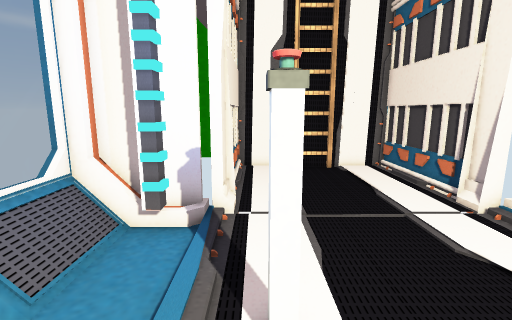
View 1 (above)

22 first-person views from a walk through a 3-D level made in the Unity game engine. The camera is 1.5 m above the floor, tilts 10° down and sees 85° across. Doors are open. The floor is counted in squares, 0.45 m on a side. Each view is taken from the middle of a square. On the plan, view 1 faces up. The plan holds only what a view shows up to about 20 squares ahead; the rest is blank. The place goes on beyond the plan. The player is left out. Some surface patterns are stand-ins.

View 2
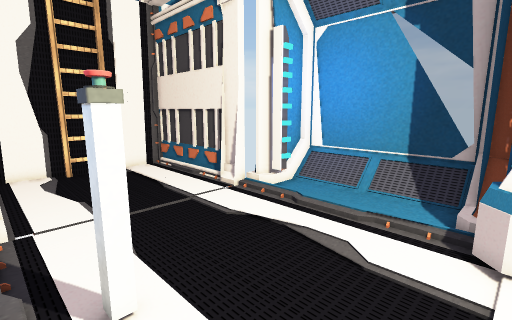

View 3
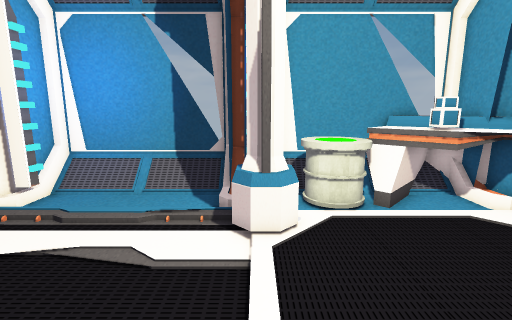

View 4
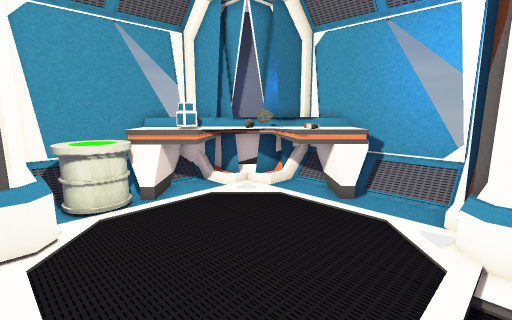

View 5
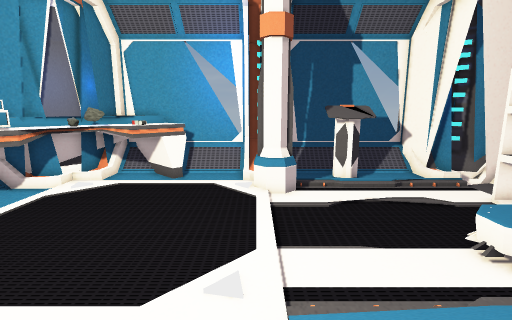

View 6
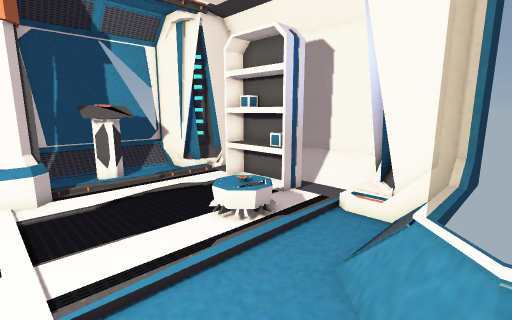

View 7
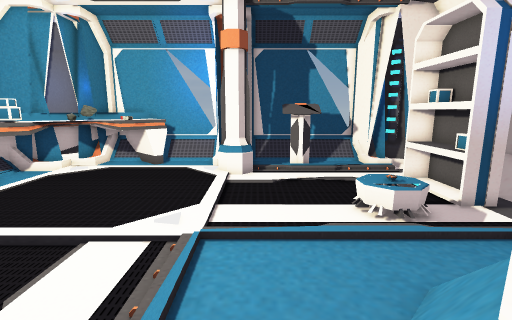

View 8
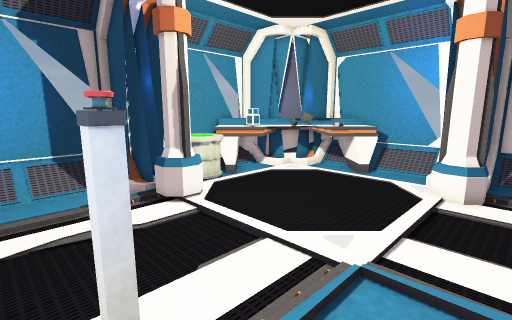

View 9
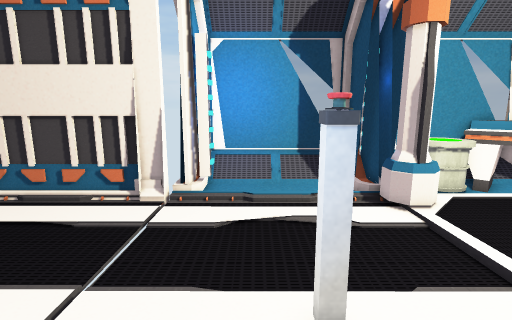

View 10
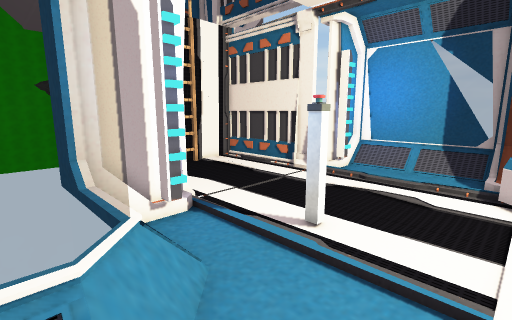

View 11
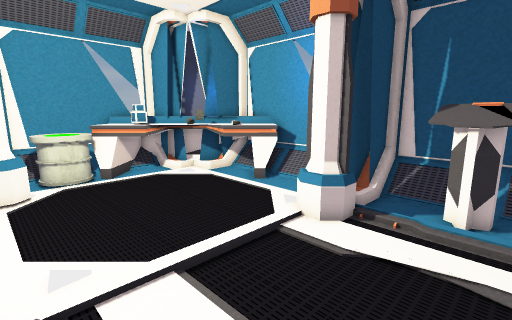

View 12
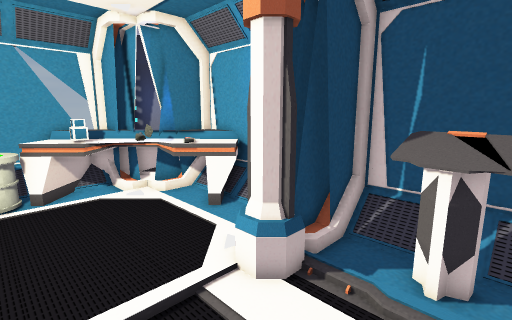

View 13
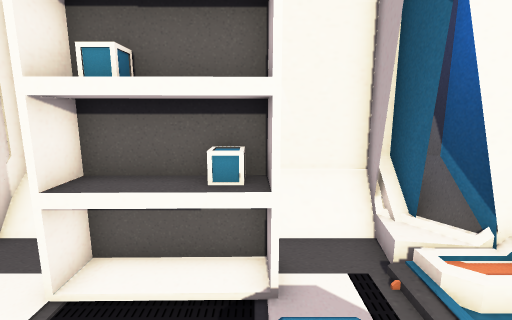

View 14
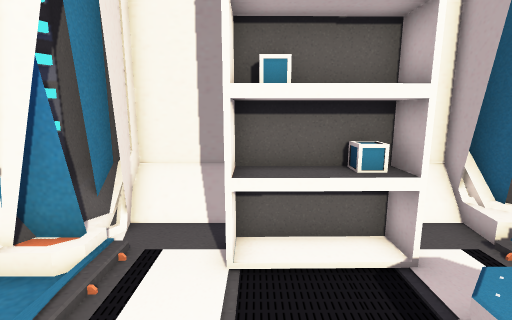

View 15
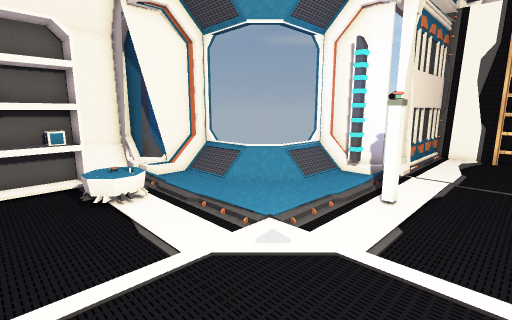

View 16
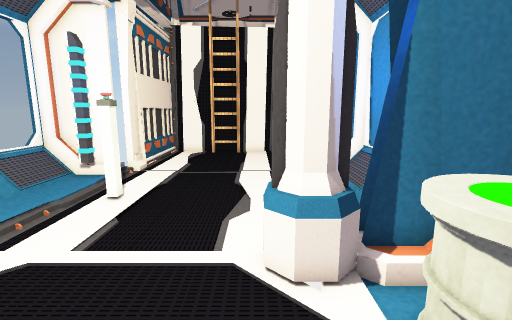

View 17
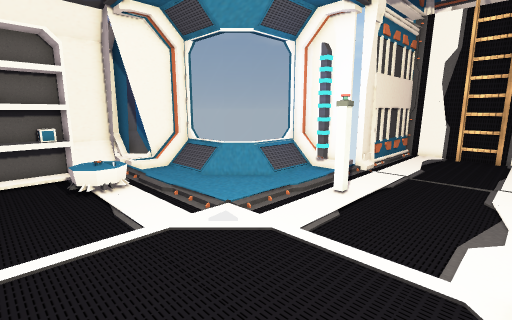

View 18
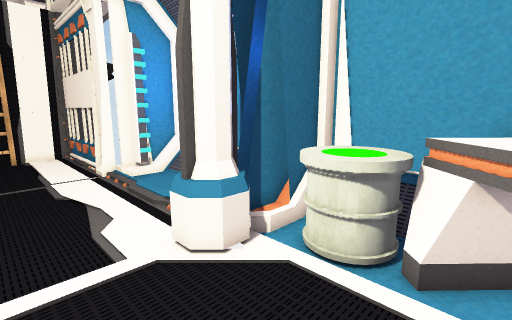

View 19
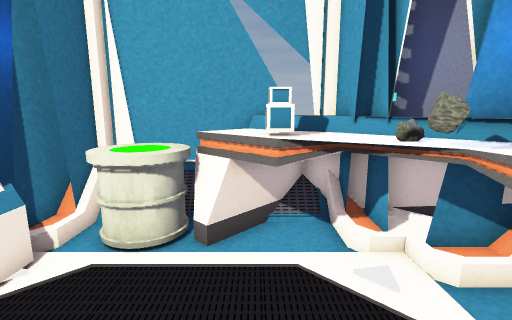

View 20
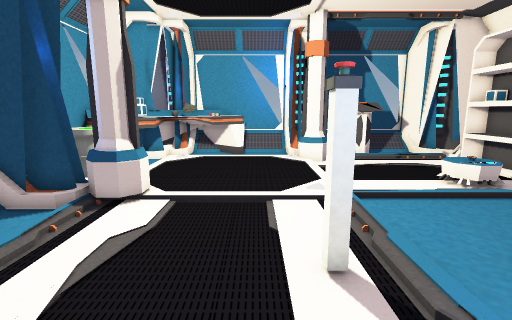

View 21
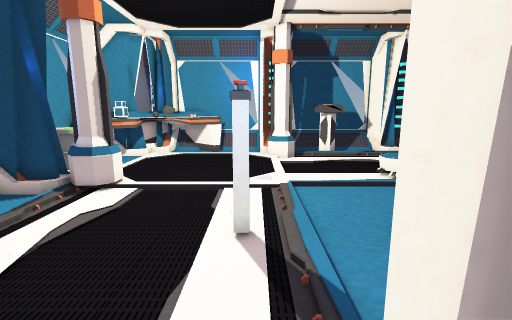

View 22
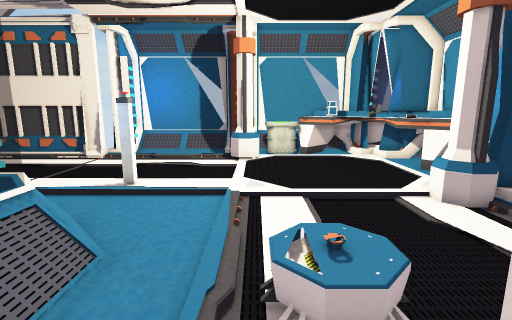

### Floor plan
Key: @ floor where view 1 was taken; # wall or solid block; x gap in a wall; . main floor; : floor 0.25 m higher than the main floor; + floor 0.5 m higher than the main floor; / step, stairs or slope; D open door; = window, fence, low wall or low ledge; L ladder; C column; B bin; S shelf; N console; O other object.
Columns run from 14 left of view 1 to 12 right of it. Each row starts with its distance up from view 1.
 17              ####LL####
 16              #........#
 15              #........#
 14              #........#
 13              #........#
 12              #........#
 11              #........#
 10              #.......=#
  9             ##........x
  8          ####DDDDDDDDDD####
  7          =/##............O#
  6          =/../...........O=
  5          =/../...........O=
  4          =/../O..........O=
  3    ##====#...//..........O=
  2    ##////..../...........O=
  1   ##/....................O=
  0 ####/.........@......C/####
 -1 ##///...........////CCC###
 -2 =...../.............CCC:###
 -3 =...../+..............BBB+#
 -4 =.SSS.//..............BBBB#
 -5 =.SSS.................BBB+#
 -6 = SSS..................OOO#
 -7 = SSS.................OOOO#
 -8 =..S..................OOOOO
 -9 =..........CCC.......OOOOO#
-10 =# /.//....CCC.....OOOOOO##
-11 #####..NNN..##....OOOOOO##
-12    ##..NNN..##...OOOOOO###
-13     #///////##///OOOOO###
-14     #======####===#OO##

Positions as (right, up) in squares from view 1, and headings:
1: (0, 0), facing up
2: (-1, -1), facing up-right
3: (-1, -1), facing right
4: (-2, -1), facing down-right
5: (-1, 3), facing down
6: (-1, 4), facing down-left
7: (-3, 6), facing down
8: (-4, 5), facing down-right
9: (-4, 5), facing right
10: (-7, -1), facing up-right
11: (-7, -1), facing down-right
12: (-7, -4), facing down-right
13: (-6, -4), facing left
14: (-5, -7), facing left
15: (4, -7), facing up-left
16: (6, -7), facing up
17: (6, -7), facing up-left
18: (3, -7), facing up-right
19: (2, -7), facing right
20: (2, 9), facing down
21: (0, 11), facing down
22: (-12, -2), facing right
